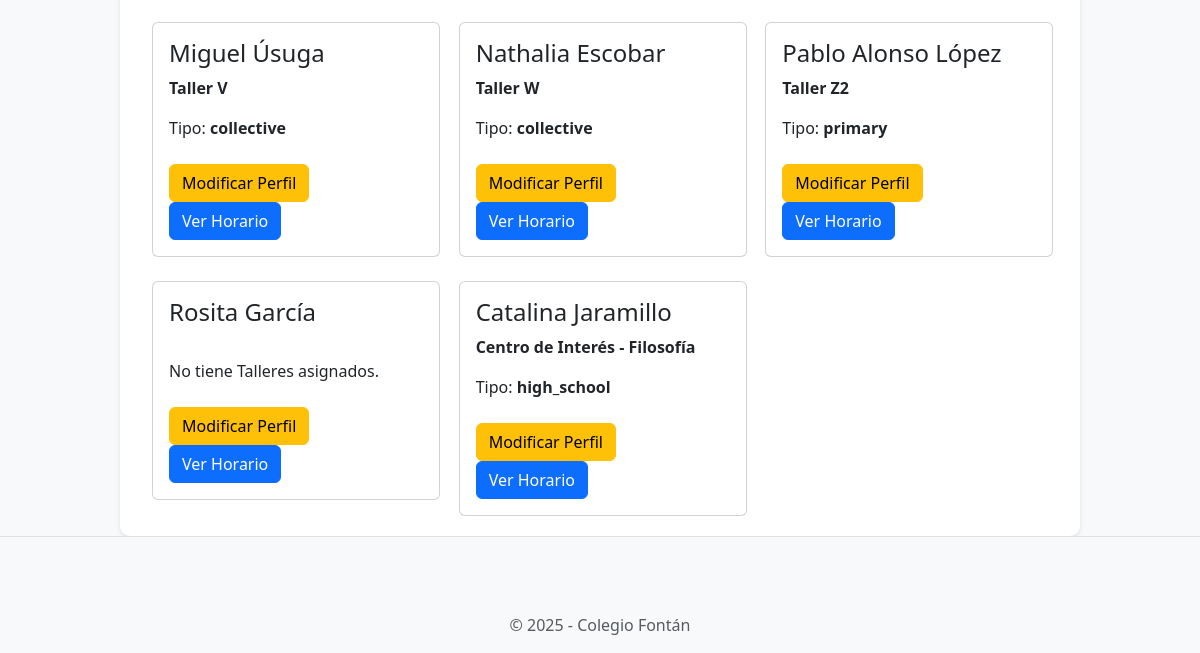
The app's page /tutors/tutors_list/ (signed in, lower part), older data.
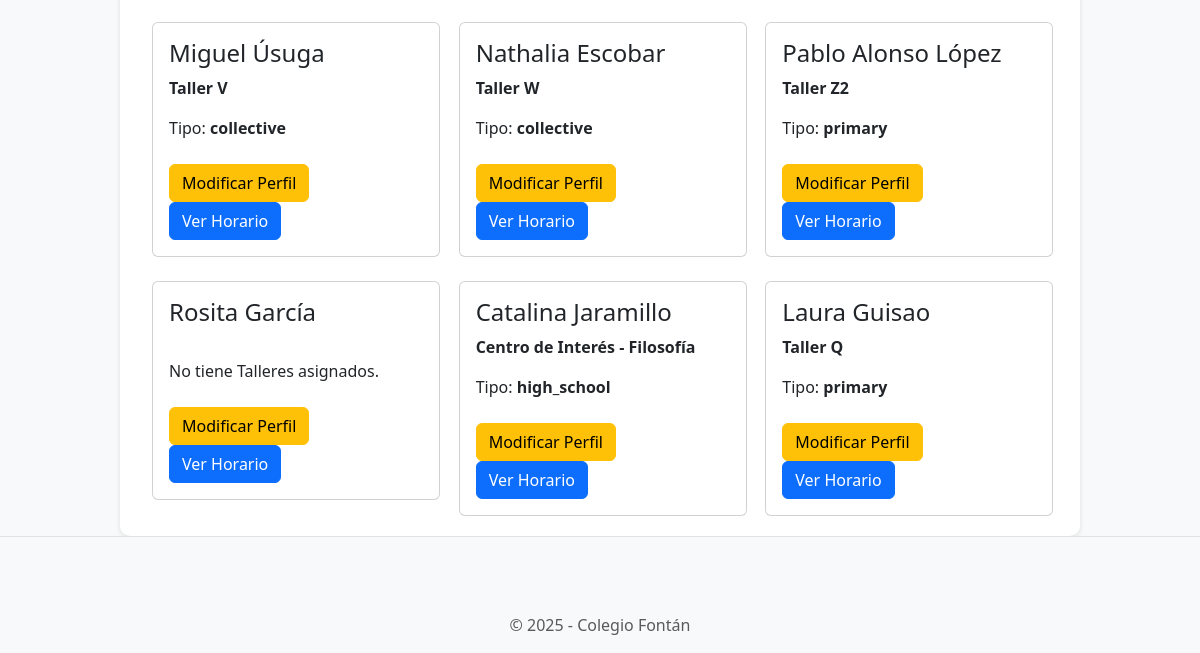
The same page, newer data.
### tutors/models.py (models this page shows, shortened)
class Tutor(models.Model):
    tutor_id = models.AutoField(primary_key=True)
    user = models.OneToOneField(
        User,
        on_delete=models.CASCADE,
        related_name="tutor_profile"
    )
    student = models.ForeignKey(
        Student,
        on_delete=models.SET_NULL,
        null=True,
        blank=True
    )

### workshops/models.py (models this page shows, shortened)
class Workshop(models.Model):
    WORKSHOP_TYPES = [
        ('primary', 'Primaria'),
        ('high_school', 'Bachillerato'),
        ('collective', 'Colectivo'),
    ]
    workshop_id = models.AutoField(primary_key=True)
    name = models.CharField(max_length=100, unique=True)
    tutor = models.ForeignKey(
        'tutors.Tutor',
        on_delete=models.SET_NULL,
        null=True,
        blank=True,
        related_name='workshops'  # Esta línea permite acceder a los talleres desde el tutor
    )
    max_capacity = models.IntegerField(default=25)
    type = models.CharField(
        max_length=20,
        choices=WORKSHOP_TYPES,
        default='primary'
    )

### tutors/views.py (the view)
# urls.py: path('tutors_list/', views.tutors_list, name='tutors.tutors_list'),
@login_required
def tutors_list(request):
    query = request.GET.get('query', '').strip()  # Elimina espacios en blanco en la búsqueda
    workshops = Workshop.objects.all()
    if query:
        keywords = query.split()
        filters = Q()
        for keyword in keywords:
            filters |= Q(user__first_name__icontains=keyword) | Q(user__last_name__icontains=keyword)
        tutors = Tutor.objects.filter(filters)
    else:
        tutors = Tutor.objects.all()
    return render(request, 'tutors/tutors_list.html', {
        'workshops': workshops,
        'tutors': tutors,
        'query': query,
        'search_type': 'tutors',
    })

### tutors/templates/tutors/tutors_list.html (shortened to what this page needs)
{% extends 'base.html' %}
{% load static %}
{% block content %}
<div class="container">
  <div class="row row-cols-1 row-cols-md-3 g-4">
    {% if query %}
      {% if tutors %}
        {% for tutor in tutors %}
        <div class="col">
          <div class="card" style="width: 18rem;">
            <div class="card-body">
              <h4 class="card-title">{{ tutor.user.first_name }} {{tutor.user.last_name }}</h5>
                <h5 class="card-text"><strong>{{ tutor.user.email}}</strong></h5>
                {% if tutor.workshops.count > 0 %}
                  {% for workshop in tutor.workshops.all %}
                    <p class="card-text"><strong>{{ workshop.name}}</strong>
                  {% endfor %}
                {% else %}
                  <br>No tiene Talleres asignados.
                {% endif %}
              <br>
              <br>
              <a href="{% url 'tutors.modify_tutor' tutor_id=tutor.tutor_id %}" class="btn btn-warning">Modificar tutor</a>
              <a href="{% url 'tutor_schedule' tutor_id=tutor.tutor_id %}" class="btn btn-primary">Ver Horario</a>
            </div>
          </div>
        </div>
        {% endfor %}
      {% else %}
        <div class="col">
          <h2>No se encontraron resultados para "{{ query }}"</h2>
        </div>
      {% endif %}
    {% else %}
      {% for tutor in tutors %}
      <div class="col">
        <div class="card" style="width: 18rem;">
          <div class="card-body">
            <h4 class="card-title">{{ tutor.user.first_name }} {{tutor.user.last_name }}</h5>
              {% if tutor.workshops.count > 0 %}
                {% for workshop in tutor.workshops.all %}
                  <p class="card-text"><strong>{{ workshop.name}}</strong>
                  <p class="card-text">Tipo: <strong>{{ workshop.type}}</strong>
                {% endfor %}
              {% else %}
                <br>No tiene Talleres asignados.
              {% endif %}
            <br>
            <br>
            <a href="{% url 'tutors.modify_tutor' tutor_id=tutor.tutor_id %}" class="btn btn-warning">Modificar Perfil</a>
            <a href="{% url 'tutor_schedule' tutor_id=tutor.tutor_id %}" class="btn btn-primary">Ver Horario</a>
          </div>
        </div>
      </div>
      {% endfor %}
    {% endif %}
  </div>
</div>
{% endblock %}

Row changes from the older to the newer data that the page shows:
added Tutor: user.first_name "Laura", user.last_name "Guisao"
now on this page (row edited): Workshop: name "Taller Q", type "primary", shown under "Laura"
